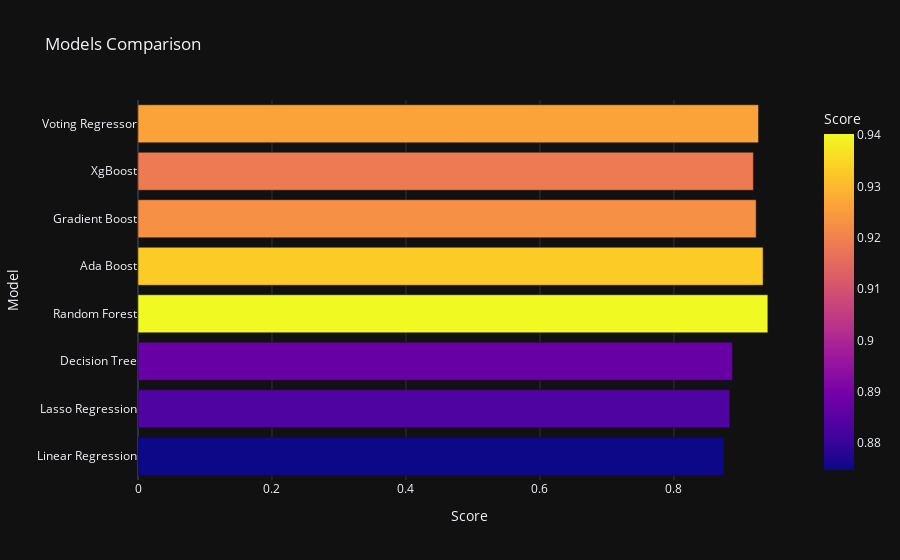

Notebook code cell kept with this figure:
### Code cell
px.bar(data_frame = models, x = 'Score', y = 'Model', color = 'Score', template = 'plotly_dark', title = 'Models Comparison')

### Figure 1 — Plotly figure (JSON) as saved in the notebook; plotly's stock layout.template omitted (floating-point values rounded to 4 significant figures)
{"data": [{"alignmentgroup": "True", "hovertemplate": "Score=%{marker.color}<br>Model=%{y}<extra></extra>", "legendgroup": "", "marker": {"color": [0.8748, 0.8835, 0.8875, 0.9402, 0.9331, 0.9228, 0.9186, 0.9263], "coloraxis": "coloraxis", "pattern": {"shape": ""}}, "name": "", "offsetgroup": "", "orientation": "h", "showlegend": false, "textposition": "auto", "type": "bar", "x": [0.8748, 0.8835, 0.8875, 0.9402, 0.9331, 0.9228, 0.9186, 0.9263], "xaxis": "x", "y": ["Linear Regression", "Lasso Regression", "Decision Tree", "Random Forest", "Ada Boost", "Gradient Boost", "XgBoost", "Voting Regressor"], "yaxis": "y"}], "layout": {"barmode": "relative", "coloraxis": {"colorbar": {"title": {"text": "Score"}}, "colorscale": [[0, "#0d0887"], [0.1111, "#46039f"], [0.2222, "#7201a8"], [0.3333, "#9c179e"], [0.4444, "#bd3786"], [0.5556, "#d8576b"], [0.6667, "#ed7953"], [0.7778, "#fb9f3a"], [0.8889, "#fdca26"], [1, "#f0f921"]]}, "legend": {"tracegroupgap": 0}, "title": {"text": "Models Comparison"}, "xaxis": {"anchor": "y", "domain": [0, 1], "title": {"text": "Score"}}, "yaxis": {"anchor": "x", "domain": [0, 1], "title": {"text": "Model"}}}}
